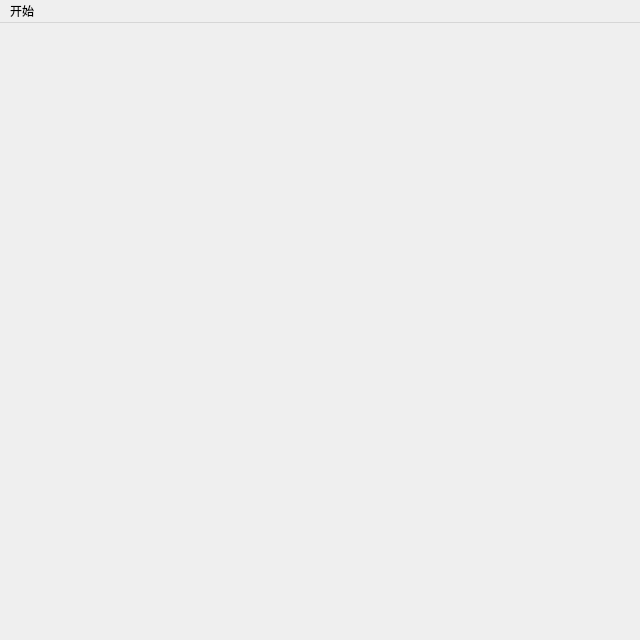
<?xml version="1.0" encoding="UTF-8"?>
<ui version="4.0">
 <class>CommonPattern</class>
 <widget class="QMainWindow" name="CommonPattern">
  <property name="geometry">
   <rect>
    <x>0</x>
    <y>0</y>
    <width>640</width>
    <height>640</height>
   </rect>
  </property>
  <property name="minimumSize">
   <size>
    <width>640</width>
    <height>640</height>
   </size>
  </property>
  <property name="maximumSize">
   <size>
    <width>640</width>
    <height>640</height>
   </size>
  </property>
  <property name="windowTitle">
   <string>一般模式</string>
  </property>
  <widget class="QWidget" name="centralwidget"/>
  <widget class="QMenuBar" name="menubar">
   <property name="geometry">
    <rect>
     <x>0</x>
     <y>0</y>
     <width>640</width>
     <height>26</height>
    </rect>
   </property>
   <widget class="QMenu" name="menu">
    <property name="title">
     <string>开始</string>
    </property>
    <addaction name="actionQuit"/>
   </widget>
   <addaction name="menu"/>
  </widget>
  <action name="actionQuit">
   <property name="text">
    <string>退出</string>
   </property>
  </action>
 </widget>
 <resources/>
 <connections/>
</ui>
